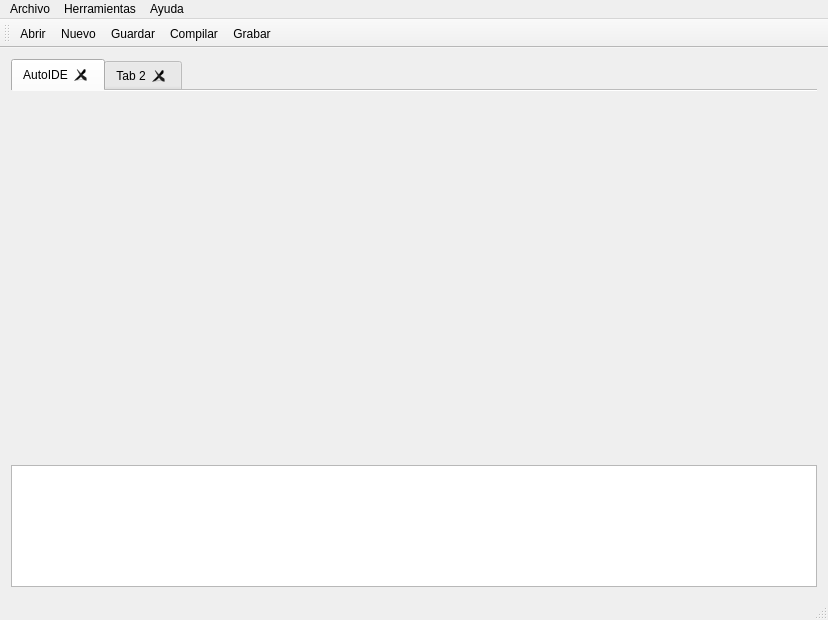
<?xml version="1.0" encoding="UTF-8"?>
<ui version="4.0">
 <class>MainWindow</class>
 <widget class="QMainWindow" name="MainWindow">
  <property name="geometry">
   <rect>
    <x>0</x>
    <y>0</y>
    <width>828</width>
    <height>620</height>
   </rect>
  </property>
  <property name="sizePolicy">
   <sizepolicy hsizetype="Preferred" vsizetype="Maximum">
    <horstretch>0</horstretch>
    <verstretch>0</verstretch>
   </sizepolicy>
  </property>
  <property name="minimumSize">
   <size>
    <width>800</width>
    <height>600</height>
   </size>
  </property>
  <property name="windowTitle">
   <string>AutoIDE</string>
  </property>
  <property name="windowIcon">
   <iconset resource="iconos.qrc">
    <normaloff>:/Iconos/Iconos/cropped-logo-cujae.png</normaloff>:/Iconos/Iconos/cropped-logo-cujae.png</iconset>
  </property>
  <property name="windowOpacity">
   <double>1.000000000000000</double>
  </property>
  <property name="documentMode">
   <bool>false</bool>
  </property>
  <widget class="QWidget" name="centralWidget">
   <property name="sizePolicy">
    <sizepolicy hsizetype="Preferred" vsizetype="Ignored">
     <horstretch>0</horstretch>
     <verstretch>0</verstretch>
    </sizepolicy>
   </property>
   <layout class="QGridLayout" name="gridLayout_3">
    <item row="0" column="0">
     <layout class="QGridLayout" name="gridLayout">
      <item row="1" column="0">
       <widget class="QTextEdit" name="code_terminal">
        <property name="minimumSize">
         <size>
          <width>600</width>
          <height>80</height>
         </size>
        </property>
        <property name="maximumSize">
         <size>
          <width>16777215</width>
          <height>150</height>
         </size>
        </property>
        <property name="html">
         <string>&lt;!DOCTYPE HTML PUBLIC &quot;-//W3C//DTD HTML 4.0//EN&quot; &quot;http://www.w3.org/TR/REC-html40/strict.dtd&quot;&gt;
&lt;html&gt;&lt;head&gt;&lt;meta name=&quot;qrichtext&quot; content=&quot;1&quot; /&gt;&lt;style type=&quot;text/css&quot;&gt;
p, li { white-space: pre-wrap; }
&lt;/style&gt;&lt;/head&gt;&lt;body style=&quot; font-family:'MS Shell Dlg 2'; font-size:8.25pt; font-weight:400; font-style:normal;&quot;&gt;
&lt;p style=&quot;-qt-paragraph-type:empty; margin-top:0px; margin-bottom:0px; margin-left:0px; margin-right:0px; -qt-block-indent:0; text-indent:0px;&quot;&gt;&lt;br /&gt;&lt;/p&gt;&lt;/body&gt;&lt;/html&gt;</string>
        </property>
        <property name="overwriteMode">
         <bool>true</bool>
        </property>
       </widget>
      </item>
      <item row="0" column="0">
       <widget class="QTabWidget" name="tabWidget">
        <property name="sizePolicy">
         <sizepolicy hsizetype="Preferred" vsizetype="Preferred">
          <horstretch>0</horstretch>
          <verstretch>0</verstretch>
         </sizepolicy>
        </property>
        <property name="minimumSize">
         <size>
          <width>600</width>
          <height>400</height>
         </size>
        </property>
        <property name="cursor">
         <cursorShape>ArrowCursor</cursorShape>
        </property>
        <property name="tabShape">
         <enum>QTabWidget::Rounded</enum>
        </property>
        <property name="currentIndex">
         <number>0</number>
        </property>
        <property name="documentMode">
         <bool>true</bool>
        </property>
        <property name="tabsClosable">
         <bool>true</bool>
        </property>
        <property name="movable">
         <bool>true</bool>
        </property>
        <property name="tabBarAutoHide">
         <bool>false</bool>
        </property>
        <widget class="QWidget" name="widget">
         <attribute name="icon">
          <iconset resource="iconos.qrc">
           <normaloff>:/Iconos/Iconos/icons8-online-coding-64.png</normaloff>:/Iconos/Iconos/icons8-online-coding-64.png</iconset>
         </attribute>
         <attribute name="title">
          <string>AutoIDE</string>
         </attribute>
        </widget>
        <widget class="QWidget" name="tab_2">
         <attribute name="icon">
          <iconset resource="iconos.qrc">
           <normaloff>:/Iconos/Iconos/icons8-online-coding-64.png</normaloff>:/Iconos/Iconos/icons8-online-coding-64.png</iconset>
         </attribute>
         <attribute name="title">
          <string notr="true">Tab 2</string>
         </attribute>
        </widget>
       </widget>
      </item>
     </layout>
    </item>
   </layout>
  </widget>
  <widget class="QMenuBar" name="menuBar">
   <property name="geometry">
    <rect>
     <x>0</x>
     <y>0</y>
     <width>828</width>
     <height>20</height>
    </rect>
   </property>
   <widget class="QMenu" name="menuArchivo">
    <property name="title">
     <string>Archivo</string>
    </property>
    <addaction name="actionAbrir"/>
    <addaction name="actionAdrir_proyecto"/>
    <addaction name="actionNuevo"/>
    <addaction name="actionNuevo_proyecto"/>
    <addaction name="actionGuardar"/>
    <addaction name="actionGuardar_como"/>
    <addaction name="actionCerrar_todo"/>
    <addaction name="separator"/>
    <addaction name="actionSalir"/>
   </widget>
   <widget class="QMenu" name="menuHerramientas">
    <property name="title">
     <string>Herramientas</string>
    </property>
    <addaction name="actionCompilar"/>
    <addaction name="actionGrabar"/>
    <addaction name="actionXC8"/>
   </widget>
   <widget class="QMenu" name="menuAyuda">
    <property name="title">
     <string>Ayuda</string>
    </property>
    <addaction name="actionSobre_AutoUSB_KIT"/>
    <addaction name="actionSobre_AutoPLC"/>
    <addaction name="actionAutoIDE"/>
    <addaction name="actionQt"/>
   </widget>
   <addaction name="menuArchivo"/>
   <addaction name="menuHerramientas"/>
   <addaction name="menuAyuda"/>
  </widget>
  <widget class="QToolBar" name="mainToolBar">
   <attribute name="toolBarArea">
    <enum>TopToolBarArea</enum>
   </attribute>
   <attribute name="toolBarBreak">
    <bool>false</bool>
   </attribute>
   <addaction name="actionAbrir"/>
   <addaction name="actionNuevo"/>
   <addaction name="actionGuardar"/>
   <addaction name="actionCompilar"/>
   <addaction name="actionGrabar"/>
  </widget>
  <widget class="QStatusBar" name="statusBar"/>
  <action name="actionAbrir">
   <property name="text">
    <string>Abrir</string>
   </property>
  </action>
  <action name="actionNuevo">
   <property name="text">
    <string>Nuevo</string>
   </property>
  </action>
  <action name="actionGuardar">
   <property name="text">
    <string>Guardar</string>
   </property>
  </action>
  <action name="actionGuardar_como">
   <property name="text">
    <string>Guardar como</string>
   </property>
  </action>
  <action name="actionCerrar_todo">
   <property name="text">
    <string>Cerrar todo</string>
   </property>
  </action>
  <action name="actionSalir">
   <property name="text">
    <string>Salir</string>
   </property>
  </action>
  <action name="actionEstado">
   <property name="text">
    <string>Estado</string>
   </property>
  </action>
  <action name="actionE_S_Digitales">
   <property name="text">
    <string>E/S Digitales</string>
   </property>
  </action>
  <action name="actionE_S_Anal_gicas">
   <property name="text">
    <string>E/S Analógicas</string>
   </property>
  </action>
  <action name="actionMODBUS">
   <property name="text">
    <string>MODBUS</string>
   </property>
  </action>
  <action name="actionUSB">
   <property name="text">
    <string>USB</string>
   </property>
  </action>
  <action name="actionCompilar">
   <property name="text">
    <string>Compilar</string>
   </property>
  </action>
  <action name="actionGrabar">
   <property name="text">
    <string>Grabar</string>
   </property>
  </action>
  <action name="actionSobre_AutoUSB_KIT">
   <property name="text">
    <string>AutoUSB-KIT</string>
   </property>
  </action>
  <action name="actionSobre_AutoPLC">
   <property name="text">
    <string>AutoPLC</string>
   </property>
  </action>
  <action name="actionAutoIDE">
   <property name="text">
    <string>AutoIDE</string>
   </property>
  </action>
  <action name="actionNuevo_proyecto">
   <property name="text">
    <string>Nuevo proyecto</string>
   </property>
  </action>
  <action name="actionXC8">
   <property name="text">
    <string>XC8</string>
   </property>
  </action>
  <action name="actionAdrir_proyecto">
   <property name="text">
    <string>Adrir proyecto</string>
   </property>
  </action>
  <action name="actionQt">
   <property name="text">
    <string>Qt</string>
   </property>
  </action>
 </widget>
 <layoutdefault spacing="6" margin="11"/>
 <resources>
  <include location="iconos.qrc"/>
 </resources>
 <connections/>
</ui>
